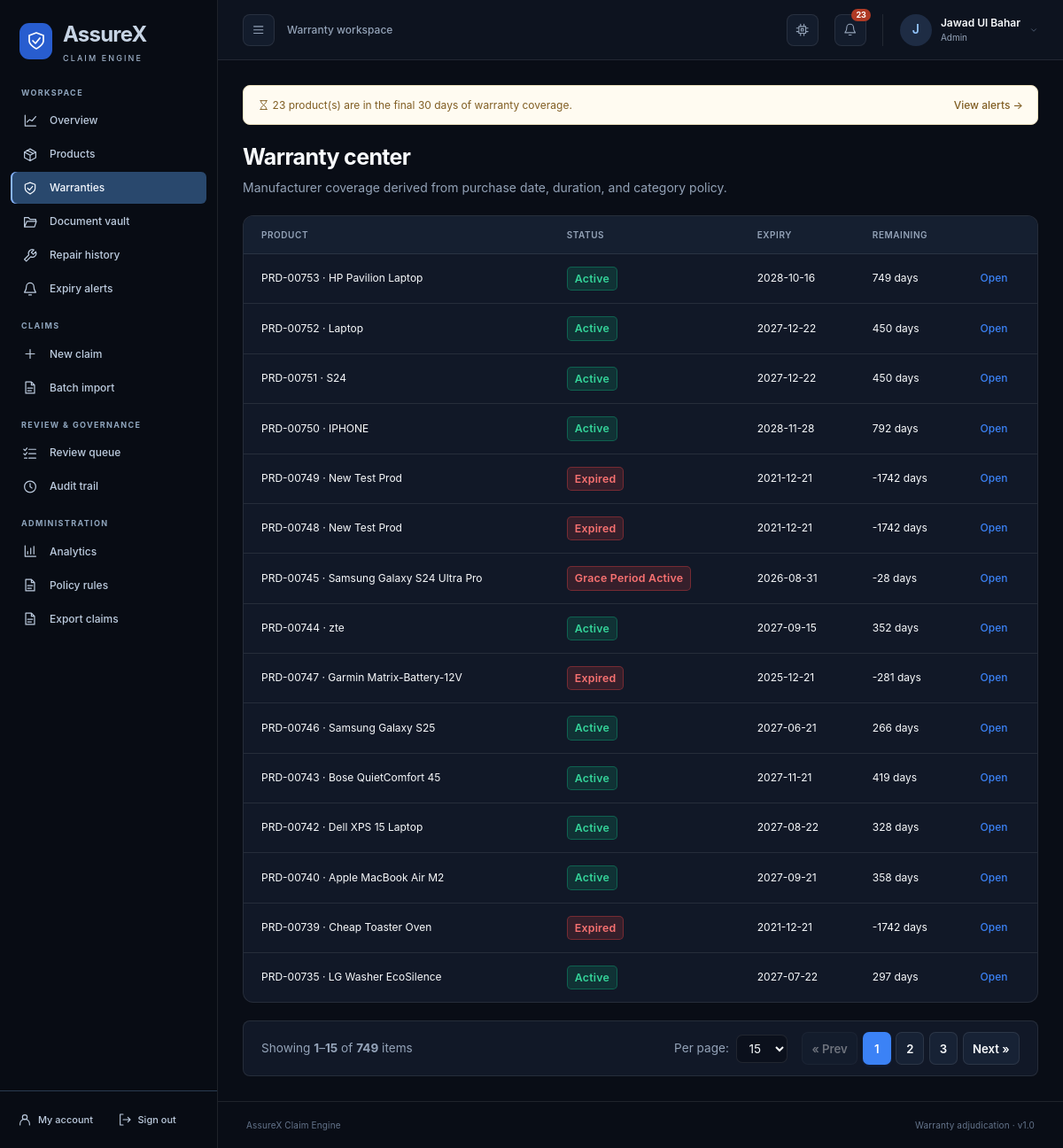
/warranties (signed in), run on the app's committed database.
### src/assurex_claim_engine/db/database.py (models this page shows)
class User(Base):
    __tablename__ = "users"
    id = Column(Integer, primary_key=True, index=True)
    user_id = Column(String(50), unique=True, index=True, nullable=False)
    email = Column(String(100), unique=True, index=True, nullable=False)
    hashed_password = Column(String(255), nullable=False)
    full_name = Column(String(100), nullable=False)
    role = Column(String(30), nullable=False, default="customer")
    phone_number = Column(String(50), nullable=True, default="")
    mailing_address = Column(Text, nullable=True, default="")
    created_at = Column(DateTime, default=_utcnow)
    products = relationship("Product", back_populates="owner")
    claims = relationship("Claim", back_populates="claimant")
    documents = relationship("Document", back_populates="owner")
    repairs = relationship("Repair", back_populates="owner")

class Product(Base):
    __tablename__ = "products"
    id = Column(Integer, primary_key=True, index=True)
    product_id = Column(String(50), unique=True, index=True, nullable=False)
    user_id = Column(String(50), ForeignKey("users.user_id"), nullable=False)
    product_name = Column(String(150), nullable=False)
    category = Column(String(50), nullable=False)
    brand = Column(String(50), nullable=False)
    model_number = Column(String(50), nullable=False)
    serial_number = Column(String(50), nullable=False)
    purchase_date = Column(String(20), nullable=False)
    purchase_price = Column(Float, nullable=False)
    retailer = Column(String(100), nullable=False)
    warranty_duration_months = Column(Integer, nullable=False, default=24)
    has_extended_warranty = Column(Boolean, default=False)
    extended_warranty_provider = Column(String(100), nullable=True)
    extended_warranty_contract_number = Column(String(100), nullable=True)
    extended_warranty_duration_months = Column(Integer, nullable=True, default=0)
    created_at = Column(DateTime, default=_utcnow)
    owner = relationship("User", back_populates="products")
    claims = relationship("Claim", back_populates="product")
    documents = relationship("Document", back_populates="product")
    repairs = relationship("Repair", back_populates="product")

### src/assurex_claim_engine/web/app.py (the view)
@app.get("/warranties", response_class=HTMLResponse)
def warranties_list(
    request: Request,
    current_user: User = Depends(require_login),
    db: Session = Depends(get_db),
):
    all_cards = [enrich_product(p) for p in scoped_products(db, current_user).order_by(Product.created_at.desc()).all()]
    page = request.query_params.get("page", 1)
    per_page = request.query_params.get("per_page", 15)
    pagination = paginate(all_cards, page=page, per_page=per_page)
    return render(request, "warranties.html", {"user": current_user, "product_cards": pagination["items"], "pagination": pagination, "detail": None}, db=db)

### templates/warranties.html (shortened to what this page needs)
{% extends "base.html" %}
{% block content %}
<h1 style="font-size: 1.5rem; font-weight: 700;">Warranty center</h1>
<p style="color: var(--text-sub); margin-bottom: 1.25rem;">Manufacturer coverage derived from purchase date, duration, and category policy.</p>
<table class="data-table">
    <thead>
        <tr>
            <th>Product</th>
            <th>Status</th>
            <th>Expiry</th>
            <th>Remaining</th>
            <th></th>
        </tr>
    </thead>
    <tbody>
        {% for card in product_cards %}
        <tr>
            <td>
                {{ card.product.product_id }} · {{ card.product.product_name }}
            </td>
            <td>
                <span class="status-badge {% if card.warranty_status in ['Active', 'Extended Warranty Active'] %}status-valid{% elif card.warranty_status == 'Expiring Soon' %}status-review{% else %}status-invalid{% endif %}" style="font-size: 0.775rem;">
                    {{ card.warranty_status }}
                </span>
            </td>
            <td>{{ card.warranty_expiry_date }}</td>
            <td>{{ card.remaining_warranty_days }} days</td>
            <td><a class="link" href="/warranties/{{ card.product.product_id }}">Open</a></td>
        </tr>
        {% else %}
        <tr><td colspan="5" style="color:var(--text-sub);">No warranty records. Register a product first.</td></tr>
        {% endfor %}
    </tbody>
</table>
{% include "components/pagination.html" %}
{% endblock %}

### templates/base.html (shortened to what this page needs)
<!DOCTYPE html>
<html lang="en">
<head>
    <link rel="stylesheet" href="/static/css/dashboard.css">
</head>
{% set active_role = user.role if user else request.session.get('role') %}
{% set active_name = user.full_name if user else request.session.get('full_name') %}
{% set path = request.url.path %}
{% macro nav(url, label, icon, prefix=false) %}
<a href="{{ url }}" aria-label="{{ label }}" class="nav-item-link{% if path == url or (prefix and path.startswith(url + '/')) %} active{% endif %}" {% if path == url or (prefix and path.startswith(url + '/')) %}aria-current="page"{% endif %} title="{{ label }}">
    <svg class="icon" aria-hidden="true"><use href="/static/icons.svg#{{ icon }}"></use></svg><span class="nav-label">{{ label }}</span>
</a>
{% endmacro %}
<body class="{% if active_role %}app-layout{% else %}auth-layout{% endif %}">
{% if active_role %}
<aside class="sidebar" id="app-sidebar" aria-label="Application sidebar">
    <a href="/" class="sidebar-brand"><span class="brand-mark"><svg class="icon" aria-hidden="true"><use href="/static/icons.svg#fa-shield-halved"></use></svg></span><span class="nav-label">AssureX<small>CLAIM ENGINE</small></span></a>
    <nav class="sidebar-nav" aria-label="Main navigation">
        <div class="nav-section-label">Workspace</div>
        {{ nav('/', 'Overview', 'fa-chart-line') }}
        {{ nav('/products', 'Products', 'fa-box', true) }}
        {{ nav('/warranties', 'Warranties', 'fa-shield', true) }}
        {{ nav('/documents', 'Document vault', 'fa-folder-open', true) }}
        {{ nav('/repairs', 'Repair history', 'fa-wrench', true) }}
        {{ nav('/alerts', 'Expiry alerts', 'fa-bell') }}
        {% if active_role in ['customer', 'service_center', 'admin'] %}
        <div class="nav-section-label">Claims</div>
        {{ nav('/claims/new', 'New claim', 'fa-plus') }}
        {{ nav('/claims/import-csv', 'Batch import', 'fa-file-csv') }}
        {% endif %}
        {% if active_role in ['reviewer', 'admin'] %}
        <div class="nav-section-label">Review & governance</div>
        {{ nav('/reviewer/queue', 'Review queue', 'fa-list-check') }}
        {{ nav('/audit-logs', 'Audit trail', 'fa-clock-rotate-left') }}
        {% endif %}
        {% if active_role == 'admin' %}
        <div class="nav-section-label">Administration</div>
        {{ nav('/admin/analytics', 'Analytics', 'fa-chart-bar') }}
        {{ nav('/admin/policies', 'Policy rules', 'fa-scroll') }}
        {{ nav('/admin/export-csv', 'Export claims', 'fa-file-export') }}
        {% endif %}
    </nav>
    <div class="sidebar-bottom">
        {{ nav('/profile', 'My account', 'fa-user-circle') }}
        {{ nav('/logout', 'Sign out', 'fa-right-from-bracket') }}
    </div>
</aside>
<div class="app-workspace">
<header class="app-topbar">
    <div class="topbar-left">
        <button class="icon-button" id="sidebar-toggle" type="button" aria-controls="app-sidebar" aria-expanded="true" aria-label="Toggle navigation"><svg class="icon" aria-hidden="true"><use href="/static/icons.svg#fa-bars"></use></svg></button>
        <span class="workspace-label">Warranty workspace</span>
    </div>
    <div class="topbar-actions">
        <button class="icon-button theme-toggle-btn" id="theme-toggle" type="button" aria-label="Toggle theme" title="Toggle dark/light theme"><svg class="icon" aria-hidden="true"><use href="/static/icons.svg#fa-wand-magic-sparkles"></use></svg></button>
        <a href="/alerts" class="icon-button alerts-link" aria-label="Expiry alerts{% if alert_count %}: {{ alert_count }}{% endif %}" title="Expiry alerts"><svg class="icon" aria-hidden="true"><use href="/static/icons.svg#fa-bell"></use></svg>{% if alert_count %}<span class="nav-badge">{{ alert_count }}</span>{% endif %}</a>
        <a href="/profile" class="account-link"><span class="avatar">{{ (active_name or 'A')[:1]|upper }}</span><span class="account-text">{{ active_name }}<small>{{ active_role.replace('_', ' ')|title }}</small></span><svg class="icon" aria-hidden="true"><use href="/static/icons.svg#fa-chevron-down"></use></svg></a>
    </div>
</header>
{% endif %}
<main class="main-content" id="main-content" tabindex="-1">
    {% if alert_count and path != '/alerts' %}
    <div class="alert-banner"><span><svg class="icon" aria-hidden="true"><use href="/static/icons.svg#fa-hourglass-half"></use></svg> {{ alert_count }} product(s) are in the final {{ 30 }} days of warranty coverage.</span><a href="/alerts" class="link">View alerts <span aria-hidden="true">→</span></a></div>
    {% endif %}
    {% block content %}{% endblock %}
</main>
{% if active_role %}<footer class="app-footer"><span>AssureX Claim Engine</span><span>Warranty adjudication · v1.0</span></footer>{% endif %}
</div>
</body>
</html>

### data on the page
User: full_name "J", full_name "Jawad Ul Bahar", replace "Admin"
Product: product.product_id "PRD-00753", product.product_name "HP Pavilion Laptop"
Product: product.product_id "PRD-00752", product.product_name "Laptop"
Product: product.product_id "PRD-00751", product.product_name "S24"
Product: product.product_id "PRD-00750", product.product_name "IPHONE"
Product: product.product_id "PRD-00749", product.product_name "New Test Prod"
Product: product.product_id "PRD-00748", product.product_name "New Test Prod"
Product: product.product_id "PRD-00745", product.product_name "Samsung Galaxy S24 Ultra Pro"
Product: product.product_id "PRD-00744", product.product_name "zte"
Product: product.product_id "PRD-00747", product.product_name "Garmin Matrix-Battery-12V"
Product: product.product_id "PRD-00746", product.product_name "Samsung Galaxy S25"
Product: product.product_id "PRD-00743", product.product_name "Bose QuietComfort 45"
Product: product.product_id "PRD-00742", product.product_name "Dell XPS 15 Laptop"
Product: product.product_id "PRD-00740", product.product_name "Apple MacBook Air M2"
Product: product.product_id "PRD-00739", product.product_name "Cheap Toaster Oven"
Product: product.product_id "PRD-00735", product.product_name "LG Washer EcoSilence"

### other printed values
{{ label }} "Overview Products Warranties Document vault Repair history Expiry alerts New claim Batch import Review queue Audit trail Analytics Policy rules Export claims My account Sign out"
{{ alert_count }} "23"
{{ 30 }} "30"
{{ card.warranty_status }} "Active" "Active" "Active" "Active" "Expired" "Expired" "Grace Period Active" "Active" "Expired" "Active" "Active" "Active" "Active" "Expired" "Active"
{{ card.warranty_expiry_date }} "2028-10-16" "2027-12-22" "2027-12-22" "2028-11-28" "2021-12-21" "2021-12-21" "2026-08-31" "2027-09-15" "2025-12-21" "2027-06-21" "2027-11-21" "2027-08-22" "2027-09-21" "2021-12-21" "2027-07-22"
{{ card.remaining_warranty_days }} "749" "450" "450" "792" "-1742" "-1742" "-28" "352" "-281" "266" "419" "328" "358" "-1742" "297"
{{ pagination.start_idx }} "1"
{{ pagination.end_idx }} "15"
{{ pagination.total }} "749"
{{ p }} "1" "2" "3"
form field value "15"
